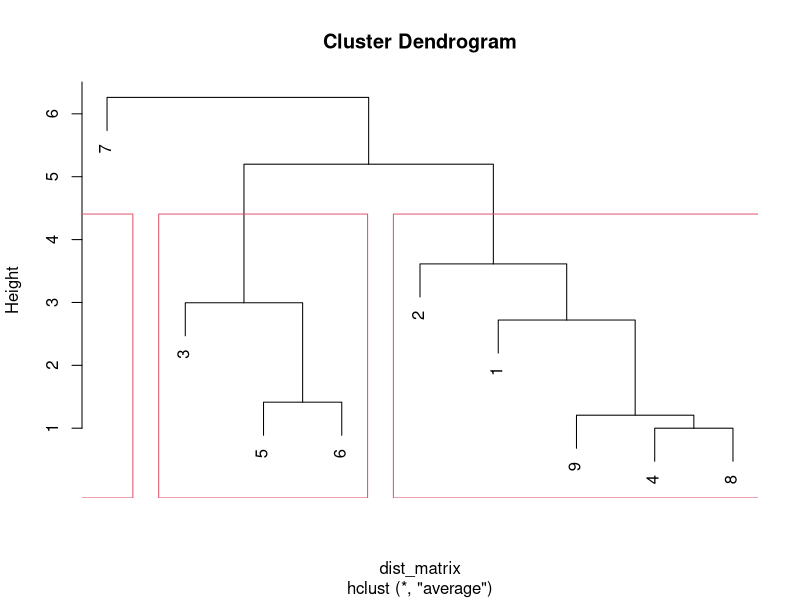
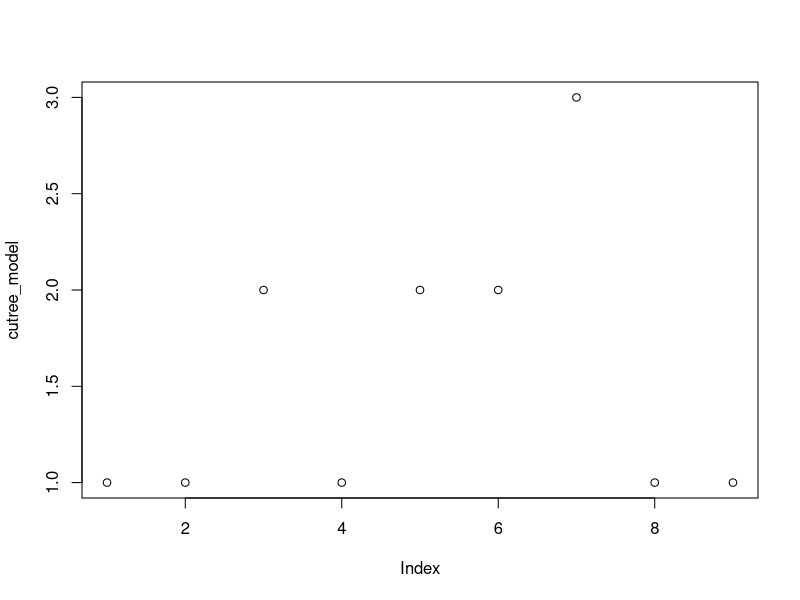

These charts were generated, in order, by the following R code:
data <- data.frame(
  X = c(1, 1, 7, 4, 6, 5, 1, 4, 3),
  Y = c(9, 6, 3, 8, 6, 5, 2, 9, 9)
)

dist_matrix <- dist(data, method = "euclidean")
dist_matrix

model <- hclust(dist_matrix, method = "average")
model

plot(model)

rect.hclust(model, k = 3)
cutree_model <- cutree(model, k = 3)
print(cutree_model)
plot(cutree_model)
